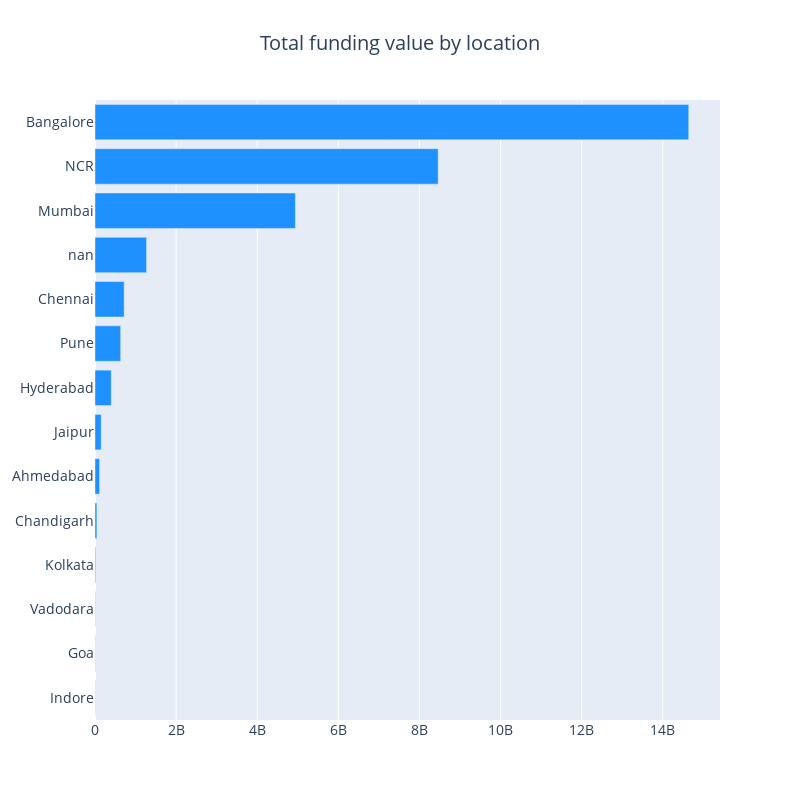

Notebook code cell kept with this figure:
### Code cell
cnt_df = df.groupby('City')['CleanedAmount'].agg(["size", "sum", "mean"])
cnt_df = cnt_df.sort_values(by="size", ascending=False)
cnt_df = cnt_df.iloc[:14,:]

cnt_srs = cnt_df['sum']
cnt_srs = cnt_srs.sort_values(ascending=False)
layout = go.Layout(
    title=go.layout.Title(
        text="Total funding value by location",
        x=0.5
    ),
    font=dict(size=14),
    width=800,
    height=800,
)

data = [horizontal_bar_chart(cnt_srs, "#1E90FF")]
fig = go.Figure(data=data, layout=layout)
py.iplot(fig, filename="funding")

### Figure 1 — Plotly figure (JSON) as saved in the notebook; plotly's stock layout.template omitted (floating-point values rounded to 4 significant figures)
{"data": [{"marker": {"color": "#1E90FF"}, "orientation": "h", "showlegend": false, "type": "bar", "x": [4672000.0, 4980000.0, 6774000.0, 15980000.0, 47100000.0, 113600000.0, 152700000.0, 401100000.0, 633100000.0, 718800000.0, 1272000000.0, 4941000000.0, 8462000000.0, 14640000000.0], "y": ["Indore", "Goa", "Vadodara", "Kolkata", "Chandigarh", "Ahmedabad", "Jaipur", "Hyderabad", "Pune", "Chennai", "nan", "Mumbai", "NCR", "Bangalore"]}], "layout": {"font": {"size": 14}, "height": 800, "title": {"text": "Total funding value by location", "x": 0.5}, "width": 800}}
